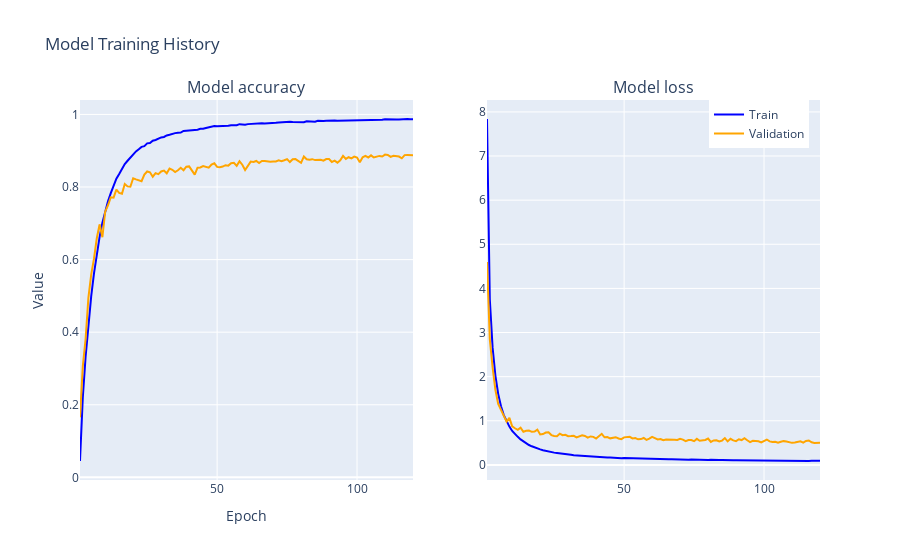

Notebook code cell kept with this figure:
### Code cell
import plotly.graph_objects as go
from plotly.subplots import make_subplots

fig = make_subplots(rows=1, cols=2, subplot_titles=("Model accuracy", "Model loss"))

# Add the first subplot for accuracy
fig.add_trace(go.Scatter(x=list(range(1, len(history.history['accuracy']) + 1)),
                         y=history.history['accuracy'], mode='lines',
                         name='Train', line=dict(color='blue')), row=1, col=1)
fig.add_trace(go.Scatter(x=list(range(1, len(history.history['val_accuracy']) + 1)),
                         y=history.history['val_accuracy'], mode='lines',
                         name='Validation', line=dict(color='orange')), row=1, col=1)

# Add the second subplot for loss
fig.add_trace(go.Scatter(x=list(range(1, len(history.history['loss']) + 1)),
                         y=history.history['loss'], mode='lines',
                         name='Train', line=dict(color='blue'), showlegend=False), row=1, col=2)
fig.add_trace(go.Scatter(x=list(range(1, len(history.history['val_loss']) + 1)),
                         y=history.history['val_loss'], mode='lines',
                         name='Validation', line=dict(color='orange'), showlegend=False), row=1, col=2)

fig.update_layout(title="Model Training History",
                  xaxis_title="Epoch",
                  yaxis_title="Value",
                  legend=dict(x=0.85, y=1))

fig.show()
